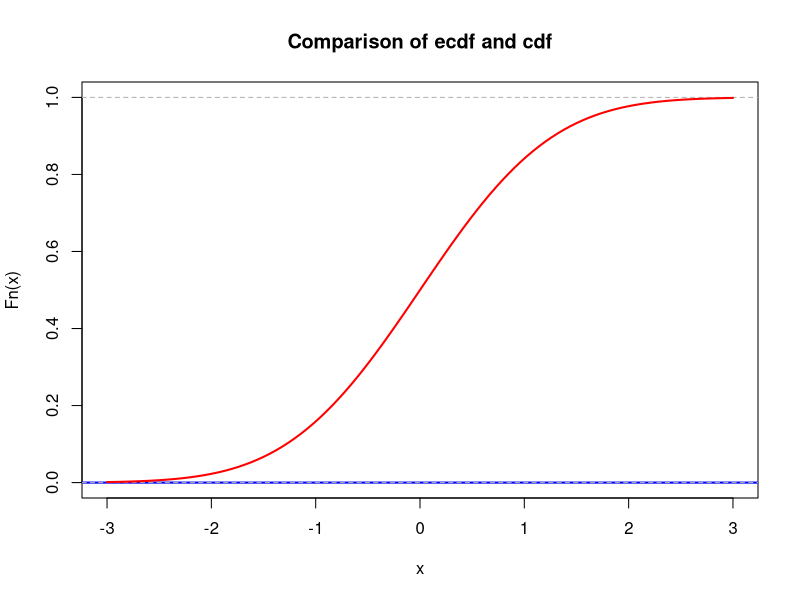
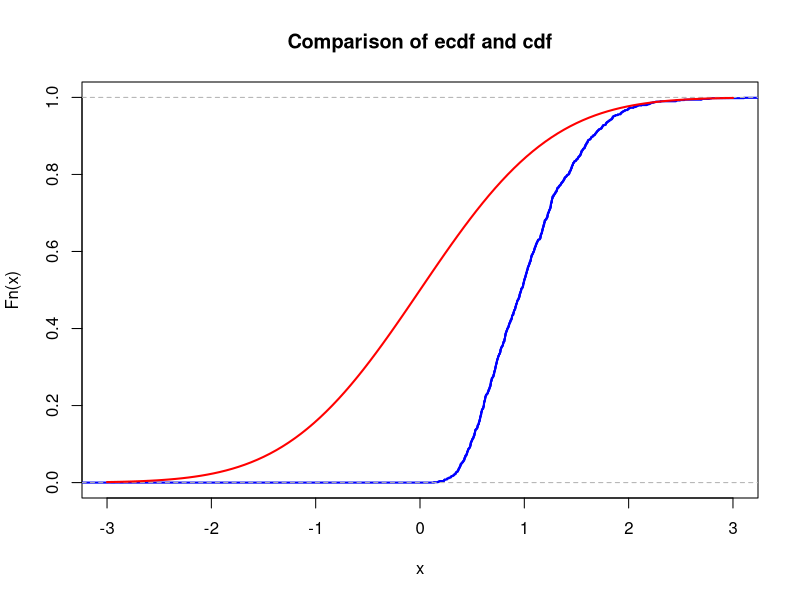

The R script that drew these images, in order:
## ---- chunk 1
# your team id number 
                          ###
id <- 16                  ### Change to the correct id!
                          ###
set.seed(id)
p <- id/100
# matrices G and H
G <- matrix(c(1, 1, 1, 0, 0, 0, 0,
		1, 0, 0, 1, 1, 0, 0,
		0, 1, 0, 1, 0, 1, 0,
		1, 1, 0, 1, 0, 0, 1), nrow = 4, byrow = TRUE)
H <- t(matrix(c(1, 0, 1, 0, 1, 0, 1,
		0, 1, 1, 0, 0, 1, 1,
		0, 0, 0, 1, 1, 1, 1), nrow = 3, byrow = TRUE))
#  cat("The matrix G is: \n")
# G  
# cat("The matrix H is: \n")
# H
# cat("The product GH must be zero: \n")
# (G%*%H) %%2
## ---- chunk 2
# generate N messages

N <- 10000
message_generator <- function(N) {
  matrix(sample(c(0,1), 4*N, replace = TRUE), nrow = N)
}  
messages <- message_generator(N)
# messages
codewords <- (messages %*% G) %% 2
# codewords
## ---- chunk 3
#  errors <- ...

errors_generator <- function(N) {
  matrix(sample(c(0,1), 7*N, replace = TRUE, prob=c(1-p,p)), nrow = N)
}
errors <- errors_generator(N)
# errors


#  received <-   

received = (codewords + errors)%%2
# received
## ---- chunk 4
vector <- (received %*% H) %% 2
# vector
## ---- chunk 5
num_of_bit<-matrix(0,nrow=nrow(vector))
# num_of_bit

for(row in 1:nrow(vector)) {
        num_of_bit[row,1] <- vector[row,1]+2*vector[row,2]+4*vector[row,3]
}
# num_of_bit

# print("received")
# received
for(row in 1:nrow(received)) {
  if (num_of_bit[row, 1] != 0){
    received[row, num_of_bit[row,1]] = as.integer(xor(received[row, num_of_bit[row,1]], 1))
    }
}
# print("new received:")
# received

to_four<-matrix(ncol=4,nrow=nrow(received))
for(row in 1:nrow(received)) {
    to_four[row, 1] = received[row, 3]
    to_four[row, 2] = received[row, 5]
    to_four[row, 3] = received[row, 6]
    to_four[row, 4] = received[row, 7]
}
# to_four

## ---- chunk 6
# errors
# messages
# to_four
true_sum <- sum(
  to_four[,1]==messages[,1] & 
  to_four[,2]==messages[,2]&
  to_four[,3]==messages[,3]&
  to_four[,4]==messages[,4]
  )
# true_sum

p_roof = true_sum/nrow(messages)
p_roof
## ---- chunk 7
p_calc <- ((1-p)^7) + 7*(p)*((1-p)^6)
# we can read right only when no errors or 1 error
p_calc
## ---- chunk 8
lambda <- 1  # change this!
N <- 100     # change this!
mu <- N * lambda
K <- 1e3
n <- 5
sample_means <- colMeans(matrix(rpois(n*K, lambda = mu), nrow=n))
## ---- chunk 9
mu <- 0       # change this!
sigma <- 1    # change this!
## ---- chunk 10
xlims <- c(mu-3*sigma,mu+3*sigma)
Fs <- ecdf(sample_means)
plot(Fs, 
     xlim = xlims, 
     ylim = c(0,1),
     col = "blue",
     lwd = 2,
     main = "Comparison of ecdf and cdf")
curve(pnorm(x, mean = mu, sd = sigma), col = "red", lwd = 2, add = TRUE)
## ---- chunk 11
nu1 <- 1  # change this!
K <- 1e3
n <- 5
sample_means <- colMeans(matrix(rexp(n*K, rate = nu1), nrow=n))
## ---- chunk 12
mu <- 0       # change this!
sigma <- 1    # change this!
## ---- chunk 13
xlims <- c(mu-3*sigma,mu+3*sigma)
Fs <- ecdf(sample_means)
plot(Fs, 
     xlim = xlims, 
     col = "blue",
     lwd = 2,
     main = "Comparison of ecdf and cdf")
curve(pnorm(x, mean = mu, sd = sigma), col = "red", lwd = 2, add = TRUE)
